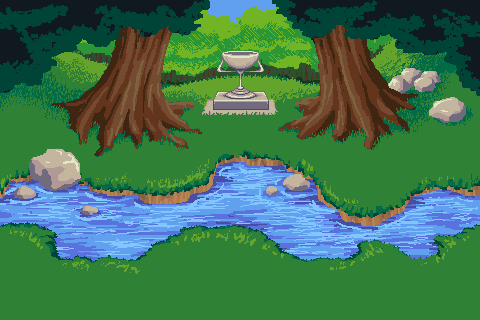

Rendered tile map (Tiled .tmx) drawn with the repository's tilesets; below, a short description and the map source with its tile grids summarised:
An orthogonal 15x10 tile map with 32x32 px tiles, 1 tile layer (Tile Layer 1).

<map version="1.0" orientation="orthogonal" width="15" height="10" tilewidth="32" tileheight="32">
 <tileset firstgid="1" name="lpc_home_cup" tilewidth="32" tileheight="32">
  <image source="lpc_home_cup.gif" trans="ffaa00" width="480" height="320" />
 </tileset>
 <layer name="Tile Layer 1" width="15" height="10">
  <data>[150 cells, 150 non-empty, 150 distinct tile ids]</data>
 </layer>
</map>
